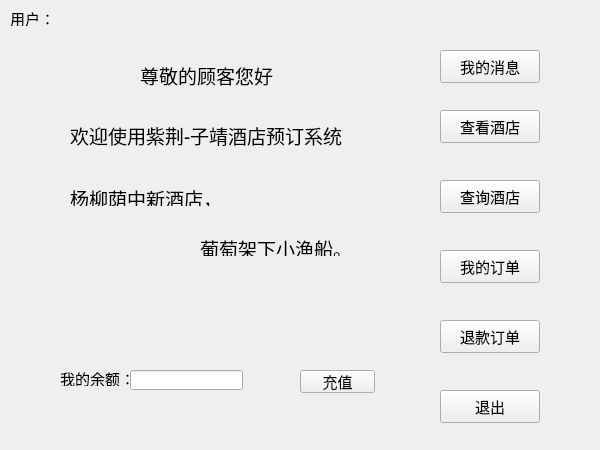
<?xml version="1.0" encoding="UTF-8"?>
<ui version="4.0">
 <class>usrwindow</class>
 <widget class="QWidget" name="usrwindow">
  <property name="geometry">
   <rect>
    <x>0</x>
    <y>0</y>
    <width>600</width>
    <height>450</height>
   </rect>
  </property>
  <property name="windowTitle">
   <string>Form</string>
  </property>
  <widget class="QPushButton" name="exitbutton">
   <property name="geometry">
    <rect>
     <x>440</x>
     <y>390</y>
     <width>100</width>
     <height>33</height>
    </rect>
   </property>
   <property name="font">
    <font>
     <family>华文行楷</family>
     <pointsize>11</pointsize>
    </font>
   </property>
   <property name="text">
    <string>退出</string>
   </property>
  </widget>
  <widget class="QPushButton" name="searchbutton">
   <property name="geometry">
    <rect>
     <x>440</x>
     <y>180</y>
     <width>100</width>
     <height>33</height>
    </rect>
   </property>
   <property name="font">
    <font>
     <family>华文行楷</family>
     <pointsize>11</pointsize>
    </font>
   </property>
   <property name="text">
    <string>查询酒店</string>
   </property>
  </widget>
  <widget class="QPushButton" name="myorder">
   <property name="geometry">
    <rect>
     <x>440</x>
     <y>250</y>
     <width>100</width>
     <height>33</height>
    </rect>
   </property>
   <property name="font">
    <font>
     <family>华文行楷</family>
     <pointsize>11</pointsize>
    </font>
   </property>
   <property name="text">
    <string>我的订单</string>
   </property>
  </widget>
  <widget class="QLabel" name="label">
   <property name="geometry">
    <rect>
     <x>60</x>
     <y>370</y>
     <width>71</width>
     <height>16</height>
    </rect>
   </property>
   <property name="font">
    <font>
     <family>华文行楷</family>
     <pointsize>11</pointsize>
    </font>
   </property>
   <property name="text">
    <string>我的余额：</string>
   </property>
  </widget>
  <widget class="QLineEdit" name="lineEdit">
   <property name="geometry">
    <rect>
     <x>130</x>
     <y>370</y>
     <width>113</width>
     <height>20</height>
    </rect>
   </property>
   <property name="font">
    <font>
     <family>华文行楷</family>
     <pointsize>11</pointsize>
    </font>
   </property>
   <property name="readOnly">
    <bool>true</bool>
   </property>
  </widget>
  <widget class="QPushButton" name="recharge">
   <property name="geometry">
    <rect>
     <x>300</x>
     <y>370</y>
     <width>75</width>
     <height>23</height>
    </rect>
   </property>
   <property name="font">
    <font>
     <family>华文行楷</family>
     <pointsize>11</pointsize>
    </font>
   </property>
   <property name="text">
    <string>充值</string>
   </property>
  </widget>
  <widget class="QLabel" name="label_2">
   <property name="geometry">
    <rect>
     <x>140</x>
     <y>60</y>
     <width>141</width>
     <height>31</height>
    </rect>
   </property>
   <property name="font">
    <font>
     <family>华文行楷</family>
     <pointsize>15</pointsize>
    </font>
   </property>
   <property name="text">
    <string>&lt;html&gt;&lt;head/&gt;&lt;body&gt;&lt;p&gt;&lt;span style=&quot; font-size:14pt;&quot;&gt;尊敬的顾客您好&lt;/span&gt;&lt;/p&gt;&lt;/body&gt;&lt;/html&gt;</string>
   </property>
  </widget>
  <widget class="QLabel" name="label_3">
   <property name="geometry">
    <rect>
     <x>70</x>
     <y>100</y>
     <width>301</width>
     <height>71</height>
    </rect>
   </property>
   <property name="font">
    <font>
     <family>华文行楷</family>
     <pointsize>15</pointsize>
    </font>
   </property>
   <property name="text">
    <string>&lt;html&gt;&lt;head/&gt;&lt;body&gt;&lt;p&gt;&lt;span style=&quot; font-size:14pt;&quot;&gt;欢迎使用紫荆-子靖酒店预订系统&lt;/span&gt;&lt;/p&gt;&lt;/body&gt;&lt;/html&gt;</string>
   </property>
  </widget>
  <widget class="QPushButton" name="viewbutton">
   <property name="geometry">
    <rect>
     <x>440</x>
     <y>110</y>
     <width>100</width>
     <height>33</height>
    </rect>
   </property>
   <property name="font">
    <font>
     <family>华文行楷</family>
     <pointsize>11</pointsize>
    </font>
   </property>
   <property name="text">
    <string>查看酒店</string>
   </property>
  </widget>
  <widget class="QLabel" name="label_4">
   <property name="geometry">
    <rect>
     <x>10</x>
     <y>10</y>
     <width>81</width>
     <height>16</height>
    </rect>
   </property>
   <property name="font">
    <font>
     <family>华文行楷</family>
     <pointsize>11</pointsize>
    </font>
   </property>
   <property name="text">
    <string>用户：</string>
   </property>
  </widget>
  <widget class="QLabel" name="cusid">
   <property name="geometry">
    <rect>
     <x>60</x>
     <y>10</y>
     <width>101</width>
     <height>16</height>
    </rect>
   </property>
   <property name="font">
    <font>
     <family>华文行楷</family>
     <pointsize>11</pointsize>
    </font>
   </property>
   <property name="text">
    <string/>
   </property>
  </widget>
  <widget class="QPushButton" name="payback">
   <property name="geometry">
    <rect>
     <x>440</x>
     <y>320</y>
     <width>100</width>
     <height>33</height>
    </rect>
   </property>
   <property name="font">
    <font>
     <family>华文行楷</family>
     <pointsize>11</pointsize>
    </font>
   </property>
   <property name="text">
    <string>退款订单</string>
   </property>
  </widget>
  <widget class="QPushButton" name="message">
   <property name="geometry">
    <rect>
     <x>440</x>
     <y>50</y>
     <width>100</width>
     <height>33</height>
    </rect>
   </property>
   <property name="font">
    <font>
     <family>华文行楷</family>
     <pointsize>11</pointsize>
    </font>
   </property>
   <property name="text">
    <string>我的消息</string>
   </property>
  </widget>
  <widget class="QLabel" name="label_5">
   <property name="geometry">
    <rect>
     <x>70</x>
     <y>190</y>
     <width>141</width>
     <height>16</height>
    </rect>
   </property>
   <property name="font">
    <font>
     <family>华文行楷</family>
     <pointsize>14</pointsize>
    </font>
   </property>
   <property name="text">
    <string>杨柳荫中新酒店，</string>
   </property>
  </widget>
  <widget class="QLabel" name="label_6">
   <property name="geometry">
    <rect>
     <x>200</x>
     <y>240</y>
     <width>151</width>
     <height>16</height>
    </rect>
   </property>
   <property name="font">
    <font>
     <family>华文行楷</family>
     <pointsize>14</pointsize>
    </font>
   </property>
   <property name="text">
    <string>葡萄架下小渔船。</string>
   </property>
  </widget>
 </widget>
 <resources/>
 <connections>
  <connection>
   <sender>exitbutton</sender>
   <signal>clicked()</signal>
   <receiver>usrwindow</receiver>
   <slot>close()</slot>
   <hints>
    <hint type="sourcelabel">
     <x>257</x>
     <y>231</y>
    </hint>
    <hint type="destinationlabel">
     <x>199</x>
     <y>149</y>
    </hint>
   </hints>
  </connection>
 </connections>
</ui>
